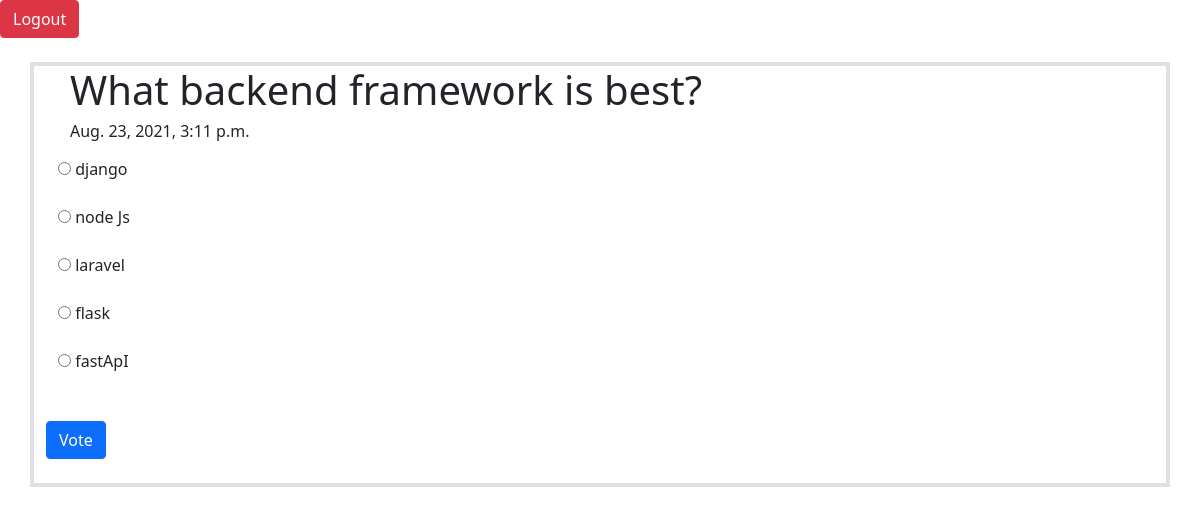
The page /polls/3/ (signed in) on the database its author committed.
### polls/models.py (models this page shows, shortened)
class Question(models.Model):
    question_text = models.CharField(max_length=200)
    pub_date = models.DateTimeField('date published')

class Choice(models.Model):
    question = models.ForeignKey(Question, on_delete=models.CASCADE)
    choice_text = models.CharField(max_length=200)
    votes = models.IntegerField(default=0)

### polls/views.py (the view)
# urls.py: path('<int:question_id>/',views.detail, name='detail'),
def detail(request,question_id):
    try:
        question = Question.objects.get(pk=question_id)
    except:
        raise Http404("Question does not exist")
    return render(request,'polls/detail.html',{'question':question})

### polls/templates/polls/detail.html (shortened to what this page needs)
{% extends "polls/base.html" %}
{% load static %}
{% block content %}
<div class="container my-4 border border-4">
    <form action="{% url 'polls:vote' question.id %}" method="post">
        <fieldset>
            <legend class="mx-4"><h1>
                {{ question.question_text }}
                <h6 class="fs-6">{{ question.pub_date}}</h6>
            </h1></legend>
            <div class="container">
                {% for choice in question.choice_set.all %}
                <input type="radio" name="choice" value="{{ choice.id}}" id="choice{{forloop.counter}}">
                <label for="choice{{forloop.counter}}"> {{ choice.choice_text }}</label> <br> <br>
            {% endfor %}
            </div>
        </fieldset>
        <input class="btn btn-primary my-4" type="submit" value="Vote">
    </form>
</div>
{% endblock  %}

### polls/templates/polls/base.html (style rules this page uses)
body { background-repeat: no-repeat; background-size: cover; }

### rows shown on the page
Question: question_text "What backend framework is best?", pub_date "Aug. 23, 2021, 3:11 p.m."
Choice: choice_text "django"
Choice: choice_text "node Js"
Choice: choice_text "laravel"
Choice: choice_text "flask"
Choice: choice_text "fastApI"
